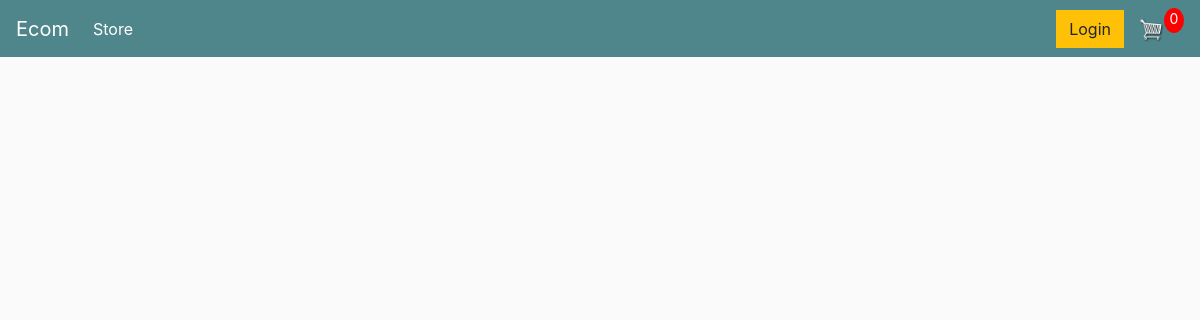
/, run on an earlier commit of the app's database.
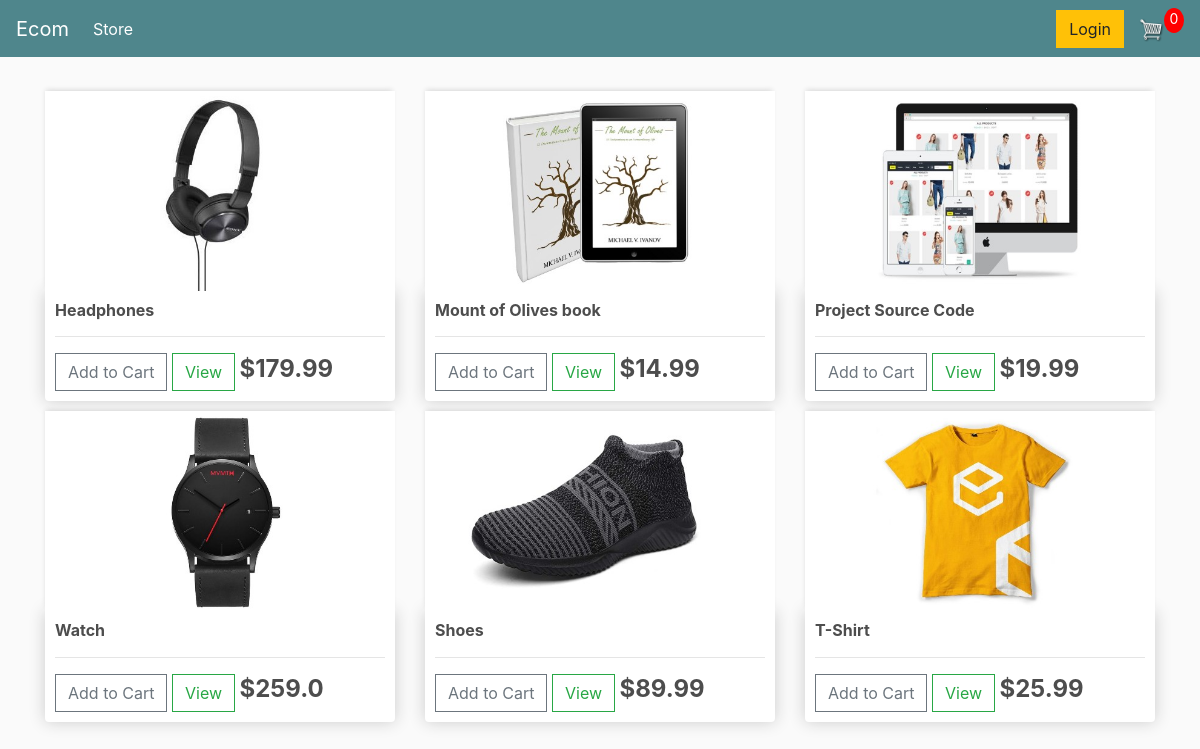
And on a later commit of the database.
### store/models.py (models this page shows, shortened)
class Product(models.Model):
	name = models.CharField(max_length=200)
	price = models.FloatField()
	digital = models.BooleanField(default=False,null=True, blank=True)
	image = models.ImageField(null=True, blank=True)
	@property
	def imageURL(self):
		try:
			url = self.image.url
		except:
			url = ''
		return url

### store/views.py (the view)
# urls.py: path('', include('store.urls')),
def store(request):
	data = cartData(request)
	cartItems = data['cartItems']
	order = data['order']
	items = data['items']
	products = Product.objects.all()
	context = {'products':products, 'cartItems':cartItems}
	return render(request, 'store/store.html', context)

### store/utils.py (called while the page is built, shortened)
def cookieCart(request):
	try:
		cart = json.loads(request.COOKIES['cart'])
	except:
		cart = {}
		print('CART:', cart)
	items = []
	order = {'get_cart_total':0, 'get_cart_items':0, 'shipping':False}
	cartItems = order['get_cart_items']
	return {'cartItems':cartItems ,'order':order, 'items':items}

def cartData(request):
	if request.user.is_authenticated:
		customer = request.user.customer
		order, created = Order.objects.get_or_create(customer=customer, complete=False)
		items = order.orderitem_set.all()
		cartItems = order.get_cart_items
	else:
		cookieData = cookieCart(request)
		cartItems = cookieData['cartItems']
		order = cookieData['order']
		items = cookieData['items']
	return {'cartItems':cartItems ,'order':order, 'items':items}

### store/templates/store/store.html
{% extends 'store/main.html' %}
{% load static %}
{% block content %}
	<div class="row">
		{% for product in products %}
		<div class="col-lg-4">
			<img class="thumbnail" src="{{product.imageURL}}">
			<div class="box-element product">
				<h6><strong>{{product.name}}</strong></h6>
				<hr>
				<button data-product="{{product.id}}" data-action="add" class="btn btn-outline-secondary add-btn update-cart">Add to Cart</button>
				<a class="btn btn-outline-success" href="#">View</a>
				<h4 style="display: inline-block;"><strong>${{product.price}}</strong></h4>
			</div>
		</div>
		{% endfor %}
	</div>
{% endblock content %}

### store/templates/store/main.html (shortened to what this page needs)
<!DOCTYPE html>
{% load static %}
<html>
<head>
	<link rel="stylesheet" href="https://stackpath.bootstrapcdn.com/bootstrap/4.4.1/css/bootstrap.min.css">
	<link rel="stylesheet" type="text/css" href="{% static 'css/main.css' %}">
</head>
<body>
	<nav class="navbar navbar-expand-lg navbar-dark bg-dark">
	  <a class="navbar-brand" href="{% url 'store' %}">Ecom</a>
	  <div class="collapse navbar-collapse" id="navbarSupportedContent">
	    <ul class="navbar-nav mr-auto">
	      <li class="nav-item active">
	        <a class="nav-link" href="{% url 'store' %}">Store <span class="sr-only">(current)</span></a>
	      </li>
	    </ul>
	    <div class="form-inline my-2 my-lg-0">
	     	<a href="#"class="btn btn-warning">Login</a>
	     	<a href="{% url 'cart' %}">
	    		<img  id="cart-icon" src="{% static 'images/cart.png' %}">
	    	</a>
	    	<p id="cart-total">{{cartItems}}</p>
	    </div>
	  </div>
	</nav>
     <div class="container">
            <br>
            {% block content %}
            {% endblock content %}
         </div>
</body>
</html>

### static/css/main.css (style rules this page uses)
body { background-color: hsl(0, 0%, 98%); }
h1,h2,h3,h4,h5,h6 { color:hsl(0, 0%, 30%); }
.box-element { box-shadow:hsl(0, 0%, 80%) 0 0 16px; background-color: #fff; border-radius: 4px; padding: 10px; }
.thumbnail { width: 100%; height: 200px; -webkit-box-shadow: -1px -3px 5px -2px rgba(214,214,214,1); -moz-box-shadow: -1px -3px 5px -2px rgba(214,214,214,1); box-shadow: -1px -3px 5px -2px rgba(214,214,214,1); }
.product { border-radius: 0 0 4px 4px; }
.bg-dark { background-color: #4f868c!important; }
#cart-icon { width:25px; display: inline-block; margin-left: 15px; }
#cart-total { display: block; text-align: center; color:#fff; background-color: red; width: 20px; height: 25px; border-radius: 50%; font-size: 14px; }
.col-lg-4, .col-lg-6, .col-lg-8, .col-lg-12 { margin-top: 10px; }
.btn { border-radius: 0; }

What changed in the data, as far as the page shows it:
added Product: imageURL (picture), name "Headphones", price "179.99"
added Product: imageURL (picture), name "Mount of Olives book", price "14.99"
added Product: imageURL (picture), name "Project Source Code", price "19.99"
added Product: imageURL (picture), name "Watch", price "259.0"
added Product: imageURL (picture), name "Shoes", price "89.99"
added Product: imageURL (picture), name "T-Shirt", price "25.99"
